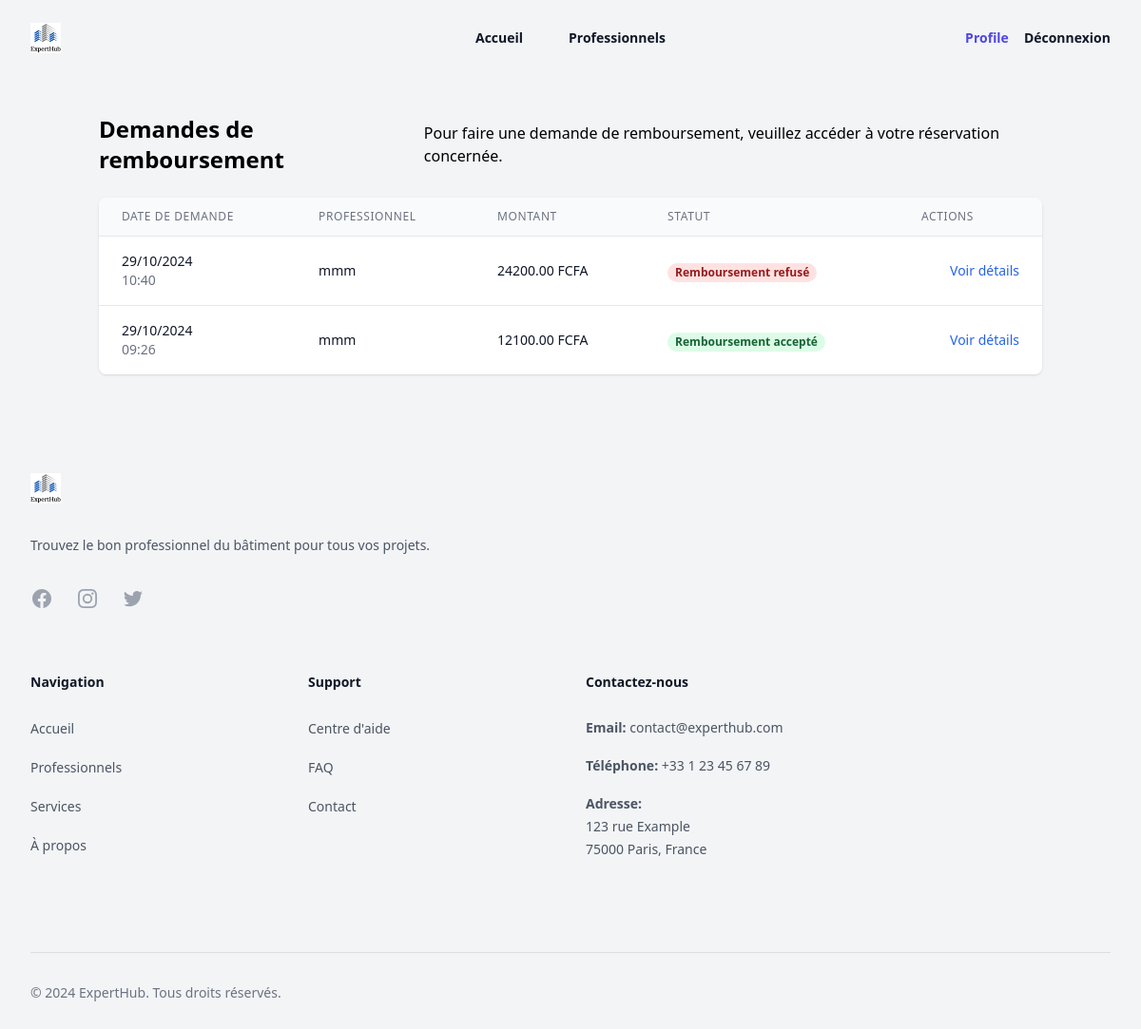
/remboursement/liste/ (signed in), run on the app's committed database.
### remboursements/models.py (models this page shows, shortened)
class RefundRequest(models.Model):
    reservation = models.OneToOneField(
        Reservation,
        on_delete=models.CASCADE,
        related_name='refund_request'
    )
    requester = models.ForeignKey(
        settings.AUTH_USER_MODEL,
        on_delete=models.CASCADE,
        related_name='refund_requests'
    )
    reason = models.TextField(
        verbose_name="Motif du remboursement",
        help_text="Veuillez expliquer la raison de votre demande de remboursement"
    )
    wave_number = models.CharField(
        max_length=20,
        verbose_name="Numéro Wave",
        help_text="Votre numéro Wave Mobile",
        validators=[validate_wave_number]
    )
    created_at = models.DateTimeField(auto_now_add=True)
    processed_at = models.DateTimeField(null=True, blank=True)
    processed_by = models.ForeignKey(
        settings.AUTH_USER_MODEL,
        on_delete=models.SET_NULL,
        null=True,
        related_name='processed_refunds'
    )
    admin_notes = models.TextField(null=True, blank=True)
    rejection_reason = models.TextField(null=True, blank=True)
    refund_amount = models.DecimalField(
        max_digits=10,
        decimal_places=2,
        null=True,  # Make this field nullable
        blank=True  # Allow blank
    )
    class Meta:
        ordering = ['-created_at']
        verbose_name = "Demande de remboursement"
        verbose_name_plural = "Demandes de remboursement"

### reservations/models.py (models this page shows, shortened)
class Reservation(models.Model):
    objects = ReservationManager()
    professionnel = models.ForeignKey(
        Professionnel,
        on_delete=models.CASCADE,
        related_name="reservations"
    )
    client = models.ForeignKey(
        settings.AUTH_USER_MODEL,
        on_delete=models.CASCADE
    )
    description = models.TextField(
        verbose_name="Description de la demande",
        help_text="Décrivez le travail que vous souhaitez faire réaliser"
    )
    phone = models.CharField(
        max_length=20,
        verbose_name="Numéro de téléphone"
    )
    selected_dates = models.JSONField(
        verbose_name="Dates sélectionnées",
        help_text="Les dates de réservation sélectionnées"
    )
    created_at = models.DateTimeField(
        auto_now_add=True,
        verbose_name="Date de création"
    )
    status = models.CharField(
        max_length=20,
        choices=ReservationStatus.choices,
        default=ReservationStatus.PENDING,
        verbose_name="Statut"
    )
    last_status_change = models.DateTimeField(
        auto_now_add=True,
        verbose_name="Dernière modification du statut"
    )
    cancelled_at = models.DateTimeField(null=True, blank=True)
    total_price = models.DecimalField(
        max_digits=10,
        decimal_places=2,
        verbose_name="Prix total",
        help_text="Prix total basé sur le nombre de jours × tarif journalier",
        editable=False
    )
    class Meta:
        ordering = ['-created_at']
        constraints = [
            models.UniqueConstraint(
                fields=["professionnel", "client", "created_at"],
                name="unique_reservation"
            )
        ]

### professionnels/models.py (models this page shows, shortened)
class Professionnel(models.Model):
    full_name = models.CharField(max_length=255, verbose_name="Nom complet")
    profile_photo = models.ImageField(
        upload_to="photos/", null=True, blank=True, verbose_name="Photo de profil"
    )
    email = models.EmailField(unique=True, verbose_name="Email", db_index=True)
    phone = models.CharField(max_length=20, verbose_name="Téléphone", db_index=True)
    CITY_CHOICES = [
        ("Abidjan", "Abidjan"),
        ("Yamoussoukro", "Yamoussoukro"),
    ]
    city = models.CharField(max_length=100, choices=CITY_CHOICES, verbose_name="Ville")
    COMMUNE_CHOICES = [
        ("Abobo", "Abobo"),
        ("Adjamé", "Adjamé"),
    ]
    commune = models.CharField(
        max_length=100, choices=COMMUNE_CHOICES, verbose_name="Commune"
    )
    presentation_video = models.FileField(
        upload_to="videos/", null=True, blank=True, verbose_name="Vidéo de présentation"
    )
    SPECIALIZATIONS = [
        ("Gros Oeuvre", "Gros Oeuvre"),
        ("Second Oeuvre", "Second Oeuvre"),
    ]
    specialization = models.CharField(
        max_length=255, choices=SPECIALIZATIONS, verbose_name="Spécialisation"
    )
    class SkillLevel(models.TextChoices):
        DEBUTANT = "Débutant", "Débutant"
        INTERMEDIAIRE = "Intermédiaire", "Intermédiaire"
        EXPERT = "Expert", "Expert"
    skill_level = models.CharField(
        max_length=50,
        choices=SkillLevel.choices,
        verbose_name="Niveau de compétence",
    )
    certifications = models.TextField(verbose_name="Certifications", blank=True)
    years_of_experience = models.PositiveIntegerField(
        help_text="Nombre d'années d'expérience", verbose_name="Années d'expérience"
    )
    daily_rate = models.DecimalField(
        max_digits=10, decimal_places=2, verbose_name="Tarif journalier"
    )
    availability = models.CharField(
        max_length=255,
        help_text="Exemple : Lundi,Mardi,Mercredi",
        verbose_name="Disponibilité",
    )
    class Meta:
        constraints = [
            models.UniqueConstraint(fields=["email"], name="unique_email"),
        ]

### remboursements/views.py (the view)
class RefundRequestListView(LoginRequiredMixin, ListView):
    model = RefundRequest
    template_name = 'remboursements/refund_request_list.html'
    context_object_name = 'refund_requests'
    def get_queryset(self):
        if self.request.user.is_staff:
            return RefundRequest.objects.all()
        return RefundRequest.objects.filter(requester=self.request.user)

### remboursements/templates/remboursements/refund_request_list.html (shortened to what this page needs)
{% extends "base.html" %}
{% load static %}
{% block content %}
<div class="container mx-auto px-4 py-8">
    <div class="max-w-6xl mx-auto">
        <div class="flex justify-between items-center mb-6">
            <h1 class="text-2xl font-bold">Demandes de remboursement</h1>
            {% if not user.is_staff %}
                <p>Pour faire une demande de remboursement, veuillez accéder à votre réservation concernée.</p>
            {% endif %}
        </div>
        {% if refund_requests %}
            <div class="bg-white shadow overflow-hidden sm:rounded-lg">
                <div class="overflow-x-auto">
                    <table class="min-w-full divide-y divide-gray-200">
                        <thead class="bg-gray-50">
                            <tr>
                                <th class="px-6 py-3 text-left text-xs font-medium text-gray-500 uppercase tracking-wider">Date de demande</th>
                                <th class="px-6 py-3 text-left text-xs font-medium text-gray-500 uppercase tracking-wider">Professionnel</th>
                                <th class="px-6 py-3 text-left text-xs font-medium text-gray-500 uppercase tracking-wider">Montant</th>
                                <th class="px-6 py-3 text-left text-xs font-medium text-gray-500 uppercase tracking-wider">Statut</th>
                                <th class="px-6 py-3 text-left text-xs font-medium text-gray-500 uppercase tracking-wider">Actions</th>
                            </tr>
                        </thead>
                        <tbody class="bg-white divide-y divide-gray-200">
                            {% for request in refund_requests %}
                                <tr>
                                    <td class="px-6 py-4">
                                        <div class="text-sm text-gray-900">{{ request.created_at|date:"d/m/Y" }}</div>
                                        <div class="text-sm text-gray-500">{{ request.created_at|date:"H:i" }}</div>
                                    </td>
                                    <td class="px-6 py-4">
                                        <div class="text-sm text-gray-900">{{ request.reservation.professionnel.full_name }}</div>
                                    </td>
                                    <td class="px-6 py-4">
                                        <div class="text-sm text-gray-900">{{ request.refund_amount }} FCFA</div>
                                    </td>
                                    <td class="px-6 py-4">
                                        <span class="px-2 inline-flex text-xs leading-5 font-semibold rounded-full
                                        {% if request.reservation.status == 'refund_requested' %}
                                            bg-yellow-100 text-yellow-800
                                        {% elif request.reservation.status == 'refund_accepted' %}
                                            bg-green-100 text-green-800
                                        {% elif request.reservation.status == 'refund_rejected' %}
                                            bg-red-100 text-red-800
                                        {% endif %}">
                                            {% if request.reservation.status == 'refund_requested' %}
                                                Remboursement demandé
                                            {% elif request.reservation.status == 'refund_accepted' %}
                                                Remboursement accepté
                                            {% elif request.reservation.status == 'refund_rejected' %}
                                                Remboursement refusé
                                            {% endif %}
                                        </span>
                                    </td>
                                    <td class="px-6 py-4 whitespace-nowrap text-right text-sm font-medium">
                                        <a href="{% url 'remboursements:refund_request_detail' pk=request.pk %}"
                                           class="text-blue-600 hover:text-blue-900">Voir détails</a>
                                    </td>
                                </tr>
                            {% endfor %}
                        </tbody>
                    </table>
                </div>
            </div>
        {% endif %}
    </div>
</div>
{% endblock %}

### data on the page
RefundRequest: created_at "29/10/2024", created_at "10:40", reservation.professionnel.full_name "mmm", refund_amount "24200.00", shows "Remboursement refusé"
RefundRequest: created_at "29/10/2024", created_at "09:26", reservation.professionnel.full_name "mmm", refund_amount "12100.00", shows "Remboursement accepté"
